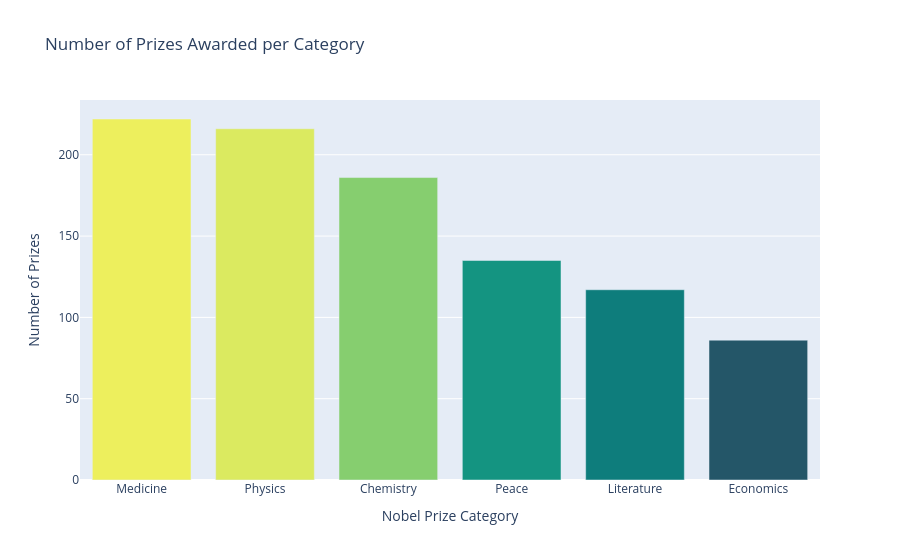

The notebook cell saved with this chart:
### Code cell
prizes_per_category = df_data.category.value_counts()
v_bar = px.bar(
        x = prizes_per_category.index,
        y = prizes_per_category.values,
        color = prizes_per_category.values,
        color_continuous_scale='Aggrnyl',
        title='Number of Prizes Awarded per Category')

v_bar.update_layout(xaxis_title='Nobel Prize Category', 
                    coloraxis_showscale=False,
                    yaxis_title='Number of Prizes')
v_bar.show()

### Figure 1 — Plotly figure (JSON) as saved in the notebook; plotly's stock layout.template omitted (floating-point values rounded to 4 significant figures)
{"data": [{"hovertemplate": "x=%{x}<br>y=%{y}<br>color=%{marker.color}<extra></extra>", "legendgroup": "", "marker": {"color": [222, 216, 186, 135, 117, 86], "coloraxis": "coloraxis", "pattern": {"shape": ""}}, "name": "", "orientation": "v", "showlegend": false, "textposition": "auto", "type": "bar", "x": ["Medicine", "Physics", "Chemistry", "Peace", "Literature", "Economics"], "xaxis": "x", "y": [222, 216, 186, 135, 117, 86], "yaxis": "y"}], "layout": {"barmode": "relative", "coloraxis": {"autocolorscale": false, "colorbar": {"title": {"text": "color"}}, "colorscale": [[0, "rgb(36, 86, 104)"], [0.1667, "rgb(15, 114, 121)"], [0.3333, "rgb(13, 143, 129)"], [0.5, "rgb(57, 171, 126)"], [0.6667, "rgb(110, 197, 116)"], [0.8333, "rgb(169, 220, 103)"], [1, "rgb(237, 239, 93)"]], "showscale": false}, "legend": {"tracegroupgap": 0}, "title": {"text": "Number of Prizes Awarded per Category"}, "xaxis": {"anchor": "y", "domain": [0, 1], "title": {"text": "Nobel Prize Category"}}, "yaxis": {"anchor": "x", "domain": [0, 1], "title": {"text": "Number of Prizes"}}}}
